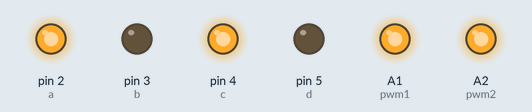
Simulated run of this sketch. Board: Arduino Uno, built with avr-gcc and run on an emulated ATmega328P. On the bench: output pins drawn as LEDs (lit = HIGH).

Above: at 0.1 s.
Timing chart, 0 to 1.6 s (numbered marks = the images above):
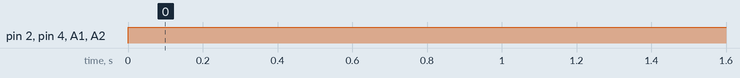

The sketch:

test1.ino
```cpp
#define pwm1 A1
#define a 2
#define b 3
#define pwm2 A2
#define c 4
#define d 5
void setup()
{
  pinMode(pwm1, OUTPUT);
  pinMode(a, OUTPUT);
  pinMode(b, OUTPUT);
  pinMode(c, OUTPUT);
  pinMode(d, OUTPUT);
  pinMode(pwm2, OUTPUT);

}

void loop()
{
  digitalWrite(a, HIGH);
  digitalWrite(b, LOW);
  digitalWrite(c, HIGH);
  digitalWrite(d, LOW);
  analogWrite(pwm1, 255);
  analogWrite(pwm2, 255);
}
```

Measured:
- by itself, pin 2 (a), pin 4 (c), A1 (pwm1), A2 (pwm2): LOW → HIGH at 0.00 s
